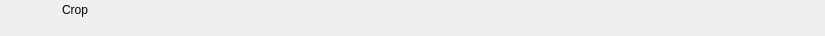
<?xml version="1.0" encoding="UTF-8"?>
<ui version="4.0">
 <class>RundownCropWidget</class>
 <widget class="QWidget" name="RundownCropWidget">
  <property name="geometry">
   <rect>
    <x>0</x>
    <y>0</y>
    <width>825</width>
    <height>36</height>
   </rect>
  </property>
  <layout class="QHBoxLayout" name="horizontalLayout">
   <property name="spacing">
    <number>0</number>
   </property>
   <property name="margin">
    <number>0</number>
   </property>
   <item>
    <widget class="QFrame" name="frameItem">
     <property name="sizePolicy">
      <sizepolicy hsizetype="Preferred" vsizetype="Fixed">
       <horstretch>0</horstretch>
       <verstretch>0</verstretch>
      </sizepolicy>
     </property>
     <property name="minimumSize">
      <size>
       <width>0</width>
       <height>36</height>
      </size>
     </property>
     <widget class="QLabel" name="labelIcon">
      <property name="geometry">
       <rect>
        <x>22</x>
        <y>2</y>
        <width>32</width>
        <height>32</height>
       </rect>
      </property>
      <property name="text">
       <string/>
      </property>
      <property name="pixmap">
       <pixmap resource="../Widgets.qrc">:/Graphics/Images/Crop.png</pixmap>
      </property>
      <property name="scaledContents">
       <bool>true</bool>
      </property>
     </widget>
     <widget class="QLabel" name="labelChannel">
      <property name="geometry">
       <rect>
        <x>0</x>
        <y>0</y>
        <width>0</width>
        <height>0</height>
       </rect>
      </property>
      <property name="text">
       <string></string>
      </property>
     </widget>
     <widget class="QLabel" name="labelLabel">
      <property name="geometry">
       <rect>
        <x>62</x>
        <y>2</y>
        <width>5000</width>
        <height>16</height>
       </rect>
      </property>
      <property name="text">
       <string>Crop</string>
      </property>
     </widget>
     <widget class="QLabel" name="labelVideolayer">
      <property name="geometry">
       <rect>
        <x>140</x>
        <y>19</y>
        <width>40</width>
        <height>16</height>
       </rect>
      </property>
      <property name="text">
       <string></string>
      </property>
     </widget>
     <widget class="QLabel" name="labelColor">
      <property name="geometry">
       <rect>
        <x>0</x>
        <y>0</y>
        <width>18</width>
        <height>36</height>
       </rect>
      </property>
      <property name="text">
       <string/>
      </property>
     </widget>
     <widget class="QLabel" name="labelGroupColor">
      <property name="geometry">
       <rect>
        <x>0</x>
        <y>0</y>
        <width>6</width>
        <height>36</height>
       </rect>
      </property>
      <property name="text">
       <string/>
      </property>
     </widget>
     <widget class="QLabel" name="labelDevice">
      <property name="geometry">
       <rect>
        <x>62</x>
        <y>19</y>
        <width>75</width>
        <height>16</height>
       </rect>
      </property>
      <property name="text">
       <string></string>
      </property>
     </widget>
     <widget class="QLabel" name="labelDelay">
      <property name="geometry">
       <rect>
        <x>185</x>
        <y>19</y>
        <width>55</width>
        <height>16</height>
       </rect>
      </property>
      <property name="text">
       <string></string>
      </property>
     </widget>
     <widget class="QLabel" name="labelRemoteTriggerId">
      <property name="geometry">
       <rect>
        <x>245</x>
        <y>19</y>
        <width>70</width>
        <height>16</height>
       </rect>
      </property>
      <property name="text">
       <string></string>
      </property>
     </widget>
    </widget>
   </item>
   <item>
    <widget class="QFrame" name="frameStatus">
     <property name="minimumSize">
      <size>
       <width>77</width>
       <height>0</height>
      </size>
     </property>
     <property name="maximumSize">
      <size>
       <width>77</width>
       <height>16777215</height>
      </size>
     </property>
     <widget class="QLabel" name="labelGpiConnected">
      <property name="geometry">
       <rect>
        <x>1</x>
        <y>2</y>
        <width>32</width>
        <height>32</height>
       </rect>
      </property>
      <property name="minimumSize">
       <size>
        <width>32</width>
        <height>32</height>
       </size>
      </property>
      <property name="maximumSize">
       <size>
        <width>32</width>
        <height>32</height>
       </size>
      </property>
      <property name="lineWidth">
       <number>0</number>
      </property>
      <property name="text">
       <string/>
      </property>
      <property name="pixmap">
       <pixmap resource="../Widgets.qrc">:/Graphics/Images/GpiConnected.png</pixmap>
      </property>
      <property name="scaledContents">
       <bool>true</bool>
      </property>
     </widget>
     <widget class="QLabel" name="labelDisconnected">
      <property name="geometry">
       <rect>
        <x>32</x>
        <y>2</y>
        <width>32</width>
        <height>32</height>
       </rect>
      </property>
      <property name="minimumSize">
       <size>
        <width>32</width>
        <height>32</height>
       </size>
      </property>
      <property name="maximumSize">
       <size>
        <width>32</width>
        <height>32</height>
       </size>
      </property>
      <property name="text">
       <string/>
      </property>
      <property name="pixmap">
       <pixmap resource="../Widgets.qrc">:/Graphics/Images/Disconnected.png</pixmap>
      </property>
      <property name="scaledContents">
       <bool>true</bool>
      </property>
     </widget>
     <widget class="QLabel" name="labelActiveColor">
      <property name="geometry">
       <rect>
        <x>69</x>
        <y>0</y>
        <width>8</width>
        <height>36</height>
       </rect>
      </property>
      <property name="minimumSize">
       <size>
        <width>8</width>
        <height>36</height>
       </size>
      </property>
      <property name="maximumSize">
       <size>
        <width>8</width>
        <height>36</height>
       </size>
      </property>
      <property name="text">
       <string/>
      </property>
     </widget>
    </widget>
   </item>
  </layout>
 </widget>
 <resources>
  <include location="../Widgets.qrc"/>
 </resources>
 <connections/>
 <slots>
  <slot>addToCombo()</slot>
 </slots>
</ui>
